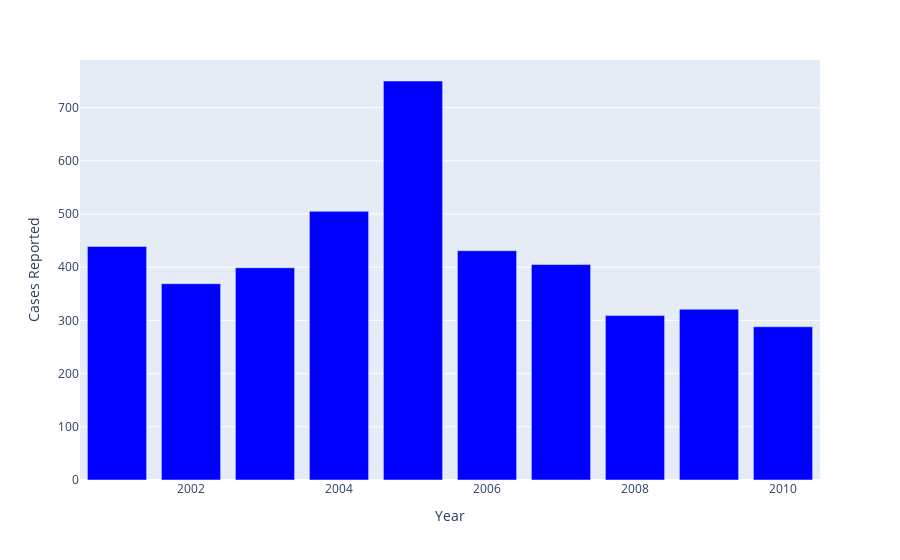

Notebook source saved alongside this figure:
### Markdown cell above
### Incest rape cases reported from 2001 to 2010 <a class="anchor" id="section_1_1"></a>

### Code cell
inc_victims = victims[victims['Subgroup']=='Victims of Incest Rape']

g = pd.DataFrame(inc_victims.groupby(['Year'])['Rape_Cases_Reported'].sum().reset_index())
g.columns = ['Year','Cases Reported']

fig = px.bar(g,x='Year',y='Cases Reported',color_discrete_sequence=['blue'])
fig.show()

### Figure 1 — Plotly figure (JSON) as saved in the notebook; plotly's stock layout.template omitted (floating-point values rounded to 4 significant figures)
{"data": [{"alignmentgroup": "True", "hovertemplate": "Year=%{x}<br>Cases Reported=%{y}<extra></extra>", "legendgroup": "", "marker": {"color": "blue"}, "name": "", "offsetgroup": "", "orientation": "v", "showlegend": false, "textposition": "auto", "type": "bar", "x": [2001, 2002, 2003, 2004, 2005, 2006, 2007, 2008, 2009, 2010], "xaxis": "x", "y": [439, 369, 399, 505, 750, 431, 405, 309, 321, 288], "yaxis": "y"}], "layout": {"autosize": true, "barmode": "relative", "legend": {"tracegroupgap": 0}, "margin": {"t": 60}, "xaxis": {"anchor": "y", "autorange": true, "domain": [0, 1], "range": [2000.0, 2010.0], "title": {"text": "Year"}, "type": "linear"}, "yaxis": {"anchor": "x", "autorange": true, "domain": [0, 1], "range": [0, 789.5], "title": {"text": "Cases Reported"}, "type": "linear"}}}
